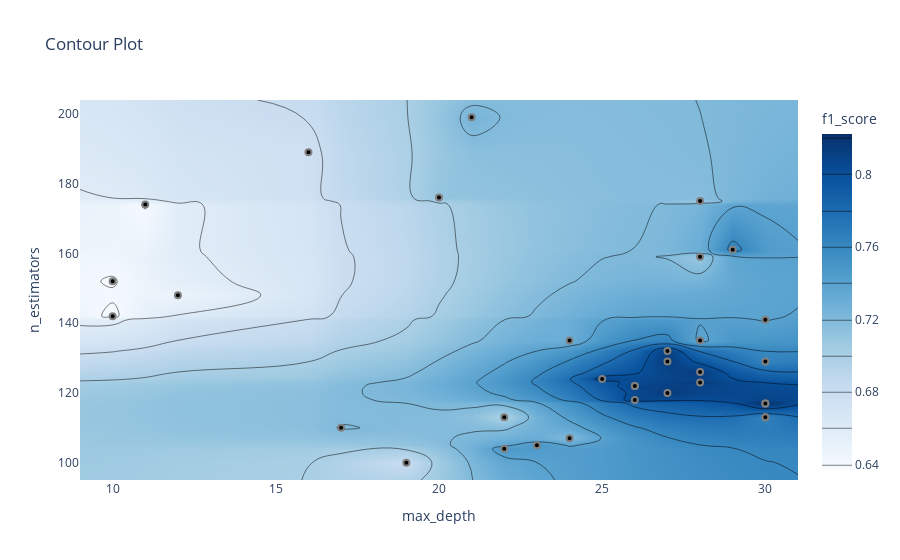

Notebook code cell kept with this figure:
### Markdown cell above
График контура отношений гиперпараметров

Он показывает связь между различными комбинациями гиперпараметров и значение метрики для этих комбинаций в виде контурного графика.

### Code cell
optuna.visualization.plot_contour(study, params=["max_depth", "n_estimators"],
                                  target_name="f1_score")

### Figure 1 — Plotly figure (JSON) as saved in the notebook; plotly's stock layout.template omitted (floating-point values rounded to 4 significant figures; data arrays with more than 128 entries replaced by an {"elided": "..."} marker saying what was removed)
{"data": [{"colorbar": {"title": {"text": "f1_score"}}, "colorscale": [[0, "rgb(247,251,255)"], [0.125, "rgb(222,235,247)"], [0.25, "rgb(198,219,239)"], [0.375, "rgb(158,202,225)"], [0.5, "rgb(107,174,214)"], [0.625, "rgb(66,146,198)"], [0.75, "rgb(33,113,181)"], [0.875, "rgb(8,81,156)"], [1, "rgb(8,48,107)"]], "connectgaps": true, "contours": {"coloring": "heatmap"}, "hoverinfo": "none", "line": {"smoothing": 1.3}, "reversescale": false, "type": "contour", "x": [9, 10, 11, 12, 16, 17, 19, 20, 21, 22, 23, 24, 25, 26, 27, 28, 29, 30, 31], "y": [95.05, 100, 104, 105, 107, 110, 113, 117, 118, 120, 122, 123, 124, 126, 129, 132, 135, 141, 142, 148, 152, 159, 161, 174, 175, 176, 189, 199, 203.9], "z": {"elided": "29x19 float values"}}, {"marker": {"color": "black", "line": {"color": "Grey", "width": 2}}, "mode": "markers", "showlegend": false, "type": "scatter", "x": [20, 19, 28, 17, 16, 12, 10, 22, 11, 10, 26, 26, 28, 25, 30, 24, 30, 30, 28, 22, 28, 27, 30, 30, 27, 23, 30, 26, 29, 21, 24, 28, 27], "y": [176, 100, 175, 110, 189, 148, 142, 104, 174, 152, 122, 122, 123, 124, 129, 135, 117, 113, 159, 113, 135, 120, 117, 113, 132, 105, 141, 118, 161, 199, 107, 126, 129]}], "layout": {"title": {"text": "Contour Plot"}, "xaxis": {"range": [9, 31], "title": {"text": "max_depth"}}, "yaxis": {"range": [95.05, 203.9], "title": {"text": "n_estimators"}}}}
